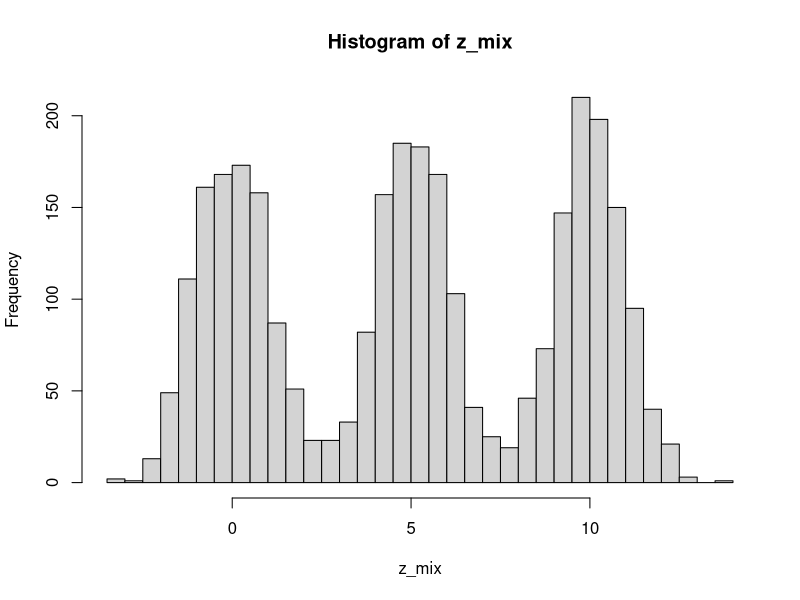
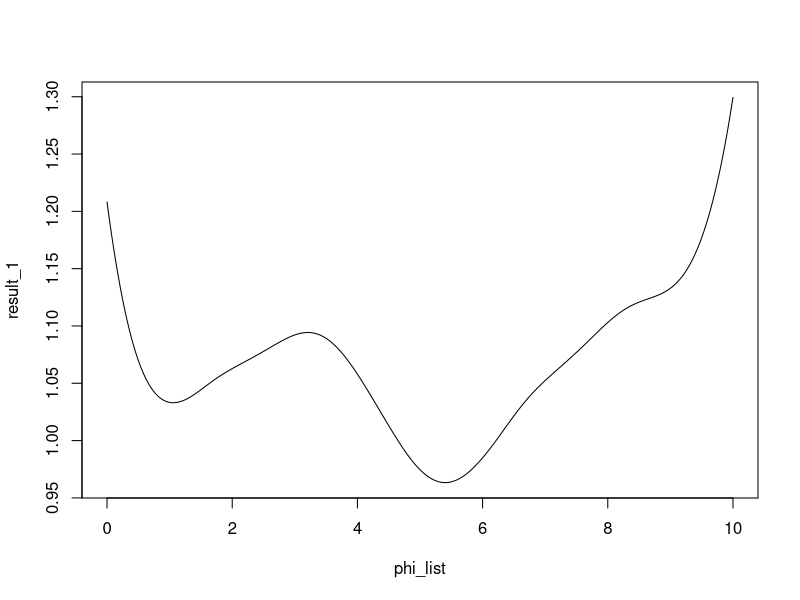
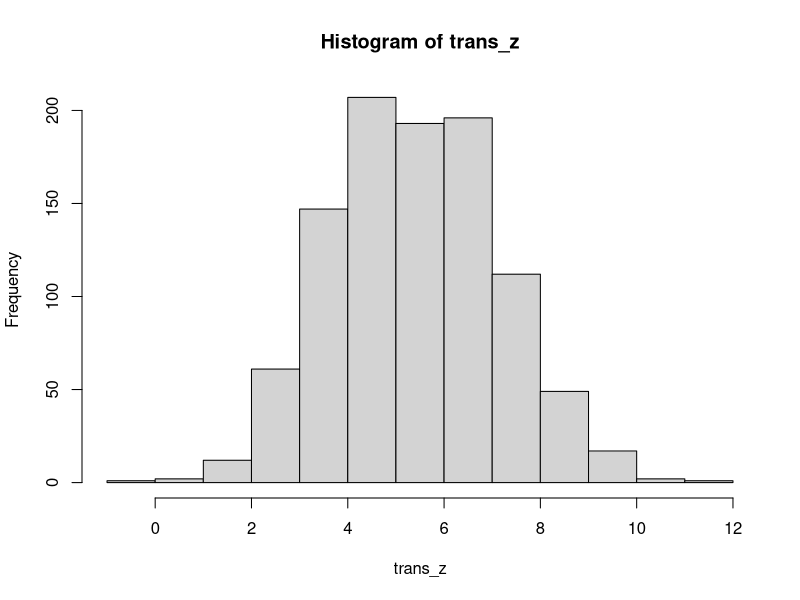
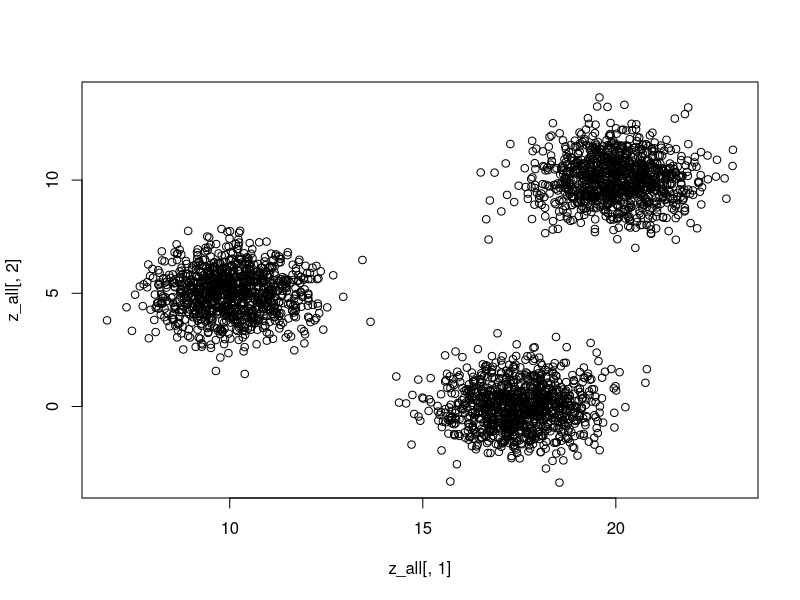
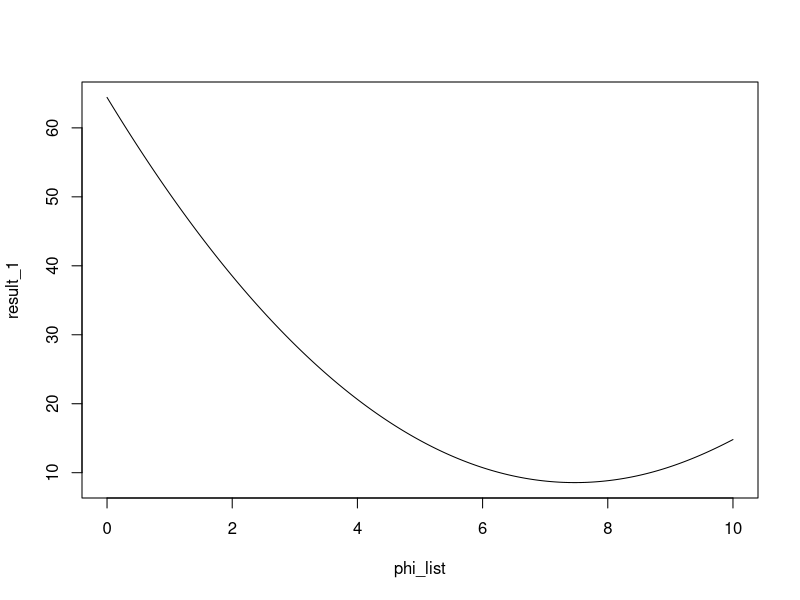

Write the R code that produced these figures, in order.
## ---- chunk 1
knitr::opts_chunk$set(echo = TRUE)
## ---- chunk 2
set.seed(525)

n <- 1000
z1 <- rnorm(n, mean = 0, sd = 1)
z2 <- rnorm(n, mean = 10, sd = 1)
z3 <- rnorm(n, mean = 5, sd = 1)

z_mix <- c(z1, z2, z3)
## ---- chunk 3
hist(z_mix, breaks = 60)
## ---- chunk 4
dnorm(0)

## ---- chunk 5
x <- 0
1/(sqrt(2*pi)*1)*exp(-1/(2*1)*(x-0)^2)
## ---- chunk 6
x <- 0
(1/3)*dnorm(x, mean = 0, sd = 1) + (1/3)*dnorm(x, mean = 5, sd = 1) + (1/3)*dnorm(x, mean = 10, sd = 1)
## ---- chunk 7
get_post <- function(x){
  (1/3)*dnorm(x, mean = 0, sd = 1) +
    (1/3)*dnorm(x, mean = 5, sd = 1) + 
    (1/3)*dnorm(x, mean = 10, sd = 1)
}
## ---- chunk 8
get_post(0)
## ---- chunk 9
set.seed(525)

n <- 1000
z <- rnorm(n)

t_fun <- function(z, phi){
  sqrt(36/13)*z + phi
}

get_Exp_post <- function(phi_in){

  mean(log( sqrt(13/36) * dnorm(z) ) -
       log( get_post(t_fun(z, phi = phi_in) ) )
       )
}

## ---- chunk 10
get_Exp_post(phi_in = 5.3)
## ---- chunk 11
library(tidyverse)
## ---- chunk 12
phi_list <- seq(from = 0, to = 10, by = 0.01)

result_1 <- map_dbl(phi_list, ~get_Exp_post(.x))

plot(x = phi_list, y = result_1, type = "l")
## ---- chunk 13
phi_list[which.min(result_1)]
## ---- chunk 14
trans_z <- t_fun(z, phi = 5.4)
## ---- chunk 15
hist(trans_z)
## ---- chunk 16
library(MASS)
library(mvtnorm)
## ---- chunk 17
set.seed(525)
sample_size <- 1000                                       
mean_z1 <- c(10, 5)                                   
cov_z1 <- matrix(c(1, 0, 0, 1), ncol = 2)
mean_z2 <- c(20, 10)
mean_z3 <- c(17.5, 0)
  
z1 <- rmvnorm(n = sample_size,
              mean = mean_z1,
              sigma = cov_z1)

z2 <- rmvnorm(n = sample_size,
              mean = mean_z2,
              sigma = cov_z1)

z3 <- rmvnorm(n = sample_size,
              mean = mean_z3,
              sigma = cov_z1)

z_all <- rbind(z1, z2, z3)

head(z_all)
## ---- chunk 18
plot(x = z_all[,1], y = z_all[,2])
## ---- chunk 19

get_post_2d <- function(z){
  (1/3)*dmvnorm(z, mean = mean_z1, sigma = cov_z1) +
    (1/3)*dmvnorm(z, mean = mean_z2, sigma = cov_z1) + 
    (1/3)*dmvnorm(z, mean = mean_z3, sigma = cov_z1)
}

## ---- chunk 20
z_all[1,]
## ---- chunk 21
c(10.431526, 3.930934)
## ---- chunk 22
get_post_2d(z_all[1,])
## ---- chunk 23
set.seed(525)

n <- 1000
z <- rmvnorm(n = n,
              mean = c(0,0),
              sigma = cov_z1)

t_fun <- function(z, phi){
  sqrt(36/13)*z + phi
}

get_Exp_post_2d <- function(phi_in){

  mean(log( sqrt(13/36) * dmvnorm(z) ) -
       log( get_post_2d(t_fun(z, phi = phi_in) ) )
       )
}

## ---- chunk 24
z %>% head()
## ---- chunk 25
t_fun(z, phi = 5) %>% head()
## ---- chunk 26
dmvnorm(z[1,])
## ---- chunk 27
dmvnorm(c(0,0))
## ---- chunk 28
dmvnorm(c(17.9690,-0.5707), mean = c(17.5, 0), sigma = cov_z1)/3 +
dmvnorm(c(17.9690,-0.5707), mean = c(10, 5), sigma = cov_z1)/3 +
dmvnorm(c(17.9690,-0.5707), mean = c(20, 10), sigma = cov_z1)/3
## ---- chunk 29
log( sqrt(13/36) * dmvnorm(z) ) %>% head()
## ---- chunk 30
get_Exp_post_2d(phi_in = 3)
## ---- chunk 31
phi_list <- seq(from = 0, to = 10, by = 0.01)

result_1 <- map_dbl(phi_list, ~get_Exp_post_2d(.x))

plot(x = phi_list, y = result_1, type = "l")
